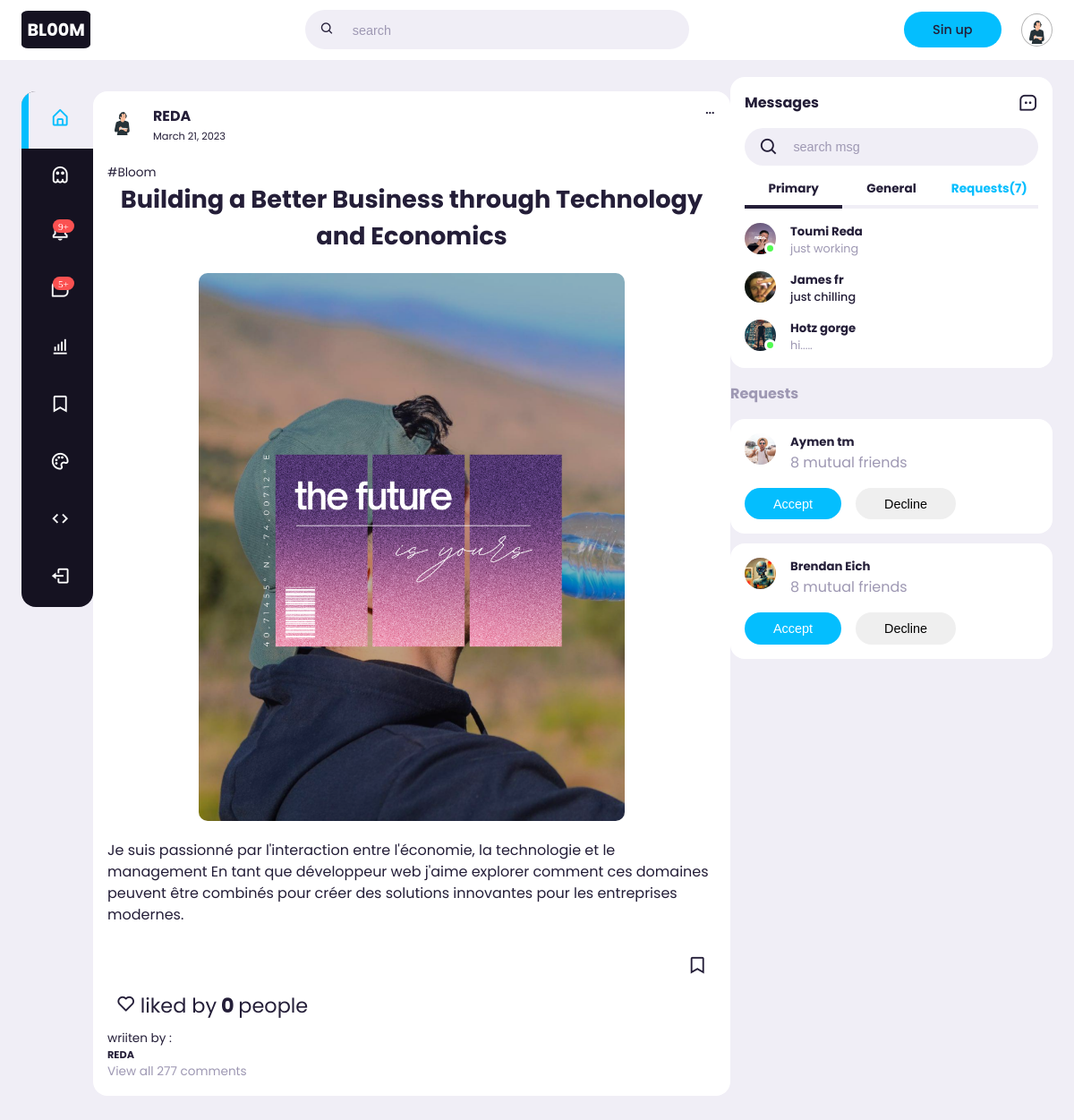
The app's page /article/13 with its own data.
### blogapp/models.py (models this page shows, shortened)
class Post(models.Model):
    title = models.CharField(max_length=300)
    pic = models.ImageField(null=True , blank= True , upload_to = 'images/')
    title_tag = models.CharField(max_length=300,default="s1mple")
    author = models.ForeignKey(User,on_delete=models.CASCADE)
    body = models.TextField()
    post_date=models.DateField(auto_now_add=True)
    likes = models.ManyToManyField(User,related_name='blog_post')
    def total_likes(self):
        return self.likes.count()

### blogapp/views.py (the view)
# urls.py: path('article/<int:pk>', ArticleDetailView.as_view(),name='article-detail'),
class ArticleDetailView(DetailView):
    model = Post
    template_name = 'blog_detail.html'
    def get_context_data(self,*args,**kwargs):
        context = super(ArticleDetailView,self).get_context_data(*args,**kwargs)
        stuff = get_object_or_404(Post,id=self.kwargs['pk'])
        total_likes = stuff.total_likes()
        liked= False
        if stuff.likes.filter(id=self.request.user.id).exists():
            liked= True
        context["total_likes"]=total_likes
        context["liked"]=liked
        return context

### blogapp/templates/blog_detail.html (shortened to what this page needs)
{% extends 'base.html' %}
{% load static %}
{% block content %}
<div class="feeds">
    <div class="feed">
        <div class="head">
            <div class="user">
                <div class="profile-pic">
                    <img src="{%static 'images/user.svg'%}" alt="">
                </div>
                <div class="info">
                    <h3>{{post.author.username}}</h3>
                    <small>{{post.post_date}}</small>
                </div>
            </div>
            <span class="edit">
                <i class='bx bx-dots-horizontal-rounded'></i>
            </span>
        </div>
        <br> <span class="hash-tag">#Bloom</span>
        <h1 class="ptitle" >{{post.title}}  </h1>
        <br>
        {%if post.pic  %}
        <img class="postimg" src="{{post.pic.url}} " alt="">
        {%endif%}
        <br>
        <div class="post_body">
            <p class="pdoc">{{post.body|safe}} </p>
        </div>
        <br>
        <div class="action-button">
            <div class="bookmark">
                <span><i class='bx bx-bookmark' ></i></span>
            </div>
        </div>
        <div class="action-button upvote" >
            <p><span><i class='bx bx-heart'></i></span> liked by <b class=" like_count{{post.id}}">{{total_likes}}</b>people</p>
        </div>
        <div class="caption">
            wriiten by :
            {%if post.author.profile.id %}
            <a href="{%url 'show_profile_viwe' post.author.profile.id%}">  {{post.author.username}} </a>
            {%else%}
            <h5> {{post.author.username}}</h5>
            {%endif%}
        </div>
        <div class="comments text-muted">
            View all 277 comments
        </div>
    </div>
</div>
{% endblock %}

### static/css/style.css (style rules this page uses)
*,*::after,*::before { padding:0;margin:0;outline:0;-webkit-box-sizing:border-box;box-sizing:border-box;text-decoration:none;list-style:none;border:none }
html { overflow-x:hidden;scroll-behavior:smooth }
body { font-family:"Poppins",sans-serif;color:#241e38;background-color:#f0eef6;overflow-x:hidden }
.postimg { border-radius:10px;width:70%;margin:0 auto }
.ptitle { text-align:center }
.pdoc { line-height:1.5rem;font-size:1rem }
.profile-pic { width:35px;aspect-ratio:1/1;border-radius:50% }
.profile-pic img { border-radius:50%;width:35px;aspect-ratio:1/1;-o-object-fit:cover;object-fit:cover }
img { display:block;width:100% }
.text-muted { color:#9e98b3 }
.middle .feeds .feed { background:#fff;border-radius:1rem;padding:1rem;margin:1rem 0;font-size:.85rem;line-height:1.5 }
.middle .feed .head { display:-webkit-box;display:-ms-flexbox;display:flex;-webkit-box-pack:justify;-ms-flex-pack:justify;justify-content:space-between }
.middle .feed .user { display:-webkit-box;display:-ms-flexbox;display:flex;gap:1rem }
.middle .feed .action-button { display:-webkit-box;display:-ms-flexbox;display:flex;-webkit-box-pack:justify;-ms-flex-pack:justify;justify-content:space-between;-webkit-box-align:center;-ms-flex-align:center;align-items:center;font-size:1.4rem;margin:.6rem }
.upvote p { font-size:1.4rem;display:-webkit-box;display:-ms-flexbox;display:flex;gap:.3rem }

### records on screen
Post: author.username "REDA", post_date "March 21, 2023", title "Building a Better Business through Technology and Economics", pic (picture), body "Je suis passionné par l'interaction entre l'économie, la technologie et le management En tant que développeur web j'aime explorer comment ces domaines peuvent être combinés pour créer des solutions innovantes pour les entreprises modernes."

### other values on screen
{{ total_likes }} "0"
